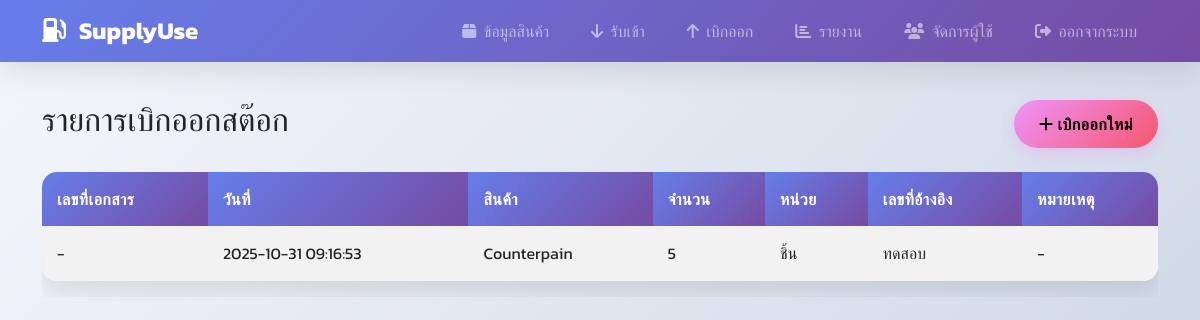
The page /stock_out_list on the database its author committed.
### tables this page shows
CREATE TABLE stock_movements (
            id INTEGER PRIMARY KEY AUTOINCREMENT,
            product_id INTEGER,
            type TEXT CHECK(type IN ('IN', 'OUT')),
            quantity INTEGER,
            reference TEXT,
            notes TEXT,
            created_at TIMESTAMP DEFAULT CURRENT_TIMESTAMP, document_no TEXT,
            FOREIGN KEY (product_id) REFERENCES products (id)
        );

CREATE TABLE products (
            id INTEGER PRIMARY KEY AUTOINCREMENT,
            name TEXT NOT NULL,
            barcode TEXT UNIQUE,
            unit TEXT,
            min_stock INTEGER DEFAULT 0,
            current_stock INTEGER DEFAULT 0,
            image BLOB,
            created_at TIMESTAMP DEFAULT CURRENT_TIMESTAMP
        , description TEXT);

### app.py (the view)
@app.route('/stock_out_list')
def stock_out_list():
    conn = sqlite3.connect('supply_inventory.db')
    c = conn.cursor()
    c.execute('''SELECT sm.*, p.name, p.unit
                FROM stock_movements sm
                JOIN products p ON sm.product_id = p.id
                WHERE sm.type = 'OUT'
                ORDER BY sm.created_at DESC''')
    stock_outs = c.fetchall()
    conn.close()
    return render_template('stock_out_list.html', stock_outs=stock_outs)

### templates/stock_out_list.html
{% extends "base.html" %}
{% block content %}
<div class="d-flex justify-content-between align-items-center mb-4">
    <h2>รายการเบิกออกสต๊อก</h2>
    <a href="{{ url_for('stock_out') }}" class="btn btn-warning">
        <i class="fas fa-plus"></i> เบิกออกใหม่
    </a>
</div>
<div class="table-responsive">
    <table class="table table-striped">
        <thead>
            <tr>
                <th>เลขที่เอกสาร</th>
                <th>วันที่</th>
                <th>สินค้า</th>
                <th>จำนวน</th>
                <th>หน่วย</th>
                <th>เลขที่อ้างอิง</th>
                <th>หมายเหตุ</th>
            </tr>
        </thead>
        <tbody>
            {% for stock_out in stock_outs %}
            <tr>
                <td>{{ stock_out[7] or '-' }}</td>
                <td>{{ stock_out[6] }}</td>
                <td>{{ stock_out[8] }}</td>
                <td>{{ stock_out[3] }}</td>
                <td>{{ stock_out[9] }}</td>
                <td>{{ stock_out[4] or '-' }}</td>
                <td>{{ stock_out[5] or '-' }}</td>
            </tr>
            {% else %}
            <tr>
                <td colspan="7" class="text-center text-muted">ไม่มีข้อมูลการเบิกออก</td>
            </tr>
            {% endfor %}
        </tbody>
    </table>
</div>
{% endblock %}

### static/css/style.css (style rules this page uses)
:root { --primary-gradient: linear-gradient(135deg, #667eea 0%, #764ba2 100%); --success-gradient: linear-gradient(135deg, #11998e 0%, #38ef7d 100%); --warning-gradient: linear-gradient(135deg, #f093fb 0%, #f5576c 100%); --info-gradient: linear-gradient(135deg, #4facfe 0%, #00f2fe 100%); --dark-gradient: linear-gradient(135deg, #2c3e50 0%, #34495e 100%); --shadow: 0 10px 30px rgba(0,0,0,0.1); --shadow-hover: 0 15px 40px rgba(0,0,0,0.15); }
body { background: linear-gradient(135deg, #f5f7fa 0%, #c3cfe2 100%); font-family: 'Kanit', 'Segoe UI', Tahoma, Geneva, Verdana, sans-serif; min-height: 100vh; padding-top: 0; }
.btn { border-radius: 25px; font-weight: 600; padding: 12px 25px; transition: all 0.3s ease; border: none; text-transform: uppercase; letter-spacing: 0.5px; position: relative; overflow: hidden; }
.btn::before { content: ''; position: absolute; top: 0; left: -100%; width: 100%; height: 100%; background: linear-gradient(90deg, transparent, rgba(255,255,255,0.3), transparent); transition: left 0.5s; }
.btn-warning { background: var(--warning-gradient); box-shadow: 0 5px 15px rgba(240, 147, 251, 0.4); }
.table { border-radius: 15px; overflow: hidden; box-shadow: var(--shadow); background: white; }
.table thead th { background: var(--primary-gradient); color: white; border: none; font-weight: 600; text-transform: uppercase; letter-spacing: 0.5px; padding: 15px; }
.table tbody tr { transition: all 0.3s ease; }
.table td { padding: 15px; border: none; border-bottom: 1px solid rgba(0,0,0,0.05); }
.card, .alert, .table { animation: fadeInUp 0.6s ease-out; }

### rows shown on the page
stock_movements: stock_out "-", created_at "2025-10-31 09:16:53", name "Counterpain", quantity "5", unit "ชิ้น", reference "ทดสอบ", notes "-"
